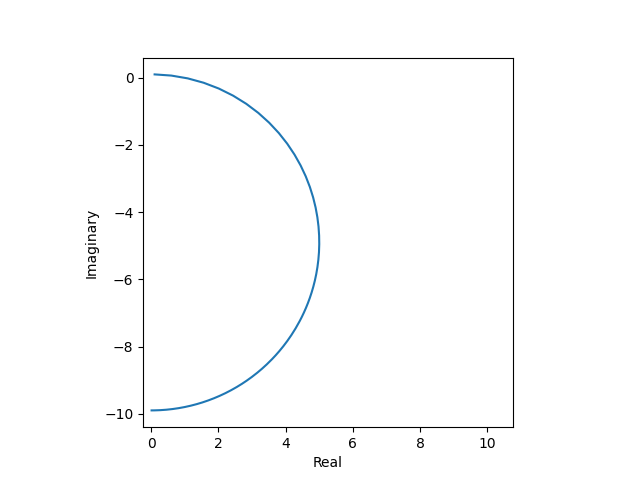

Here is the Python script that generated this plot:
import matplotlib.pyplot as plt
import numpy as np

r1 = .1
r2 = .1
L = .1
w = 1
C = .1

# data = 1 / (r1 + 1/(1j*w*np.arange(0.1, 1000000, 1.5) + 1/(1j*w*L + r2)))
data = 1j * w * C + 1/(1j*w*L + 1/np.arange(0.1, 10000, .5))

x = data.real
y = data.imag

plt.plot(x, y)
plt.axis('square')

plt.ylabel('Imaginary')
plt.xlabel('Real')
plt.show()
